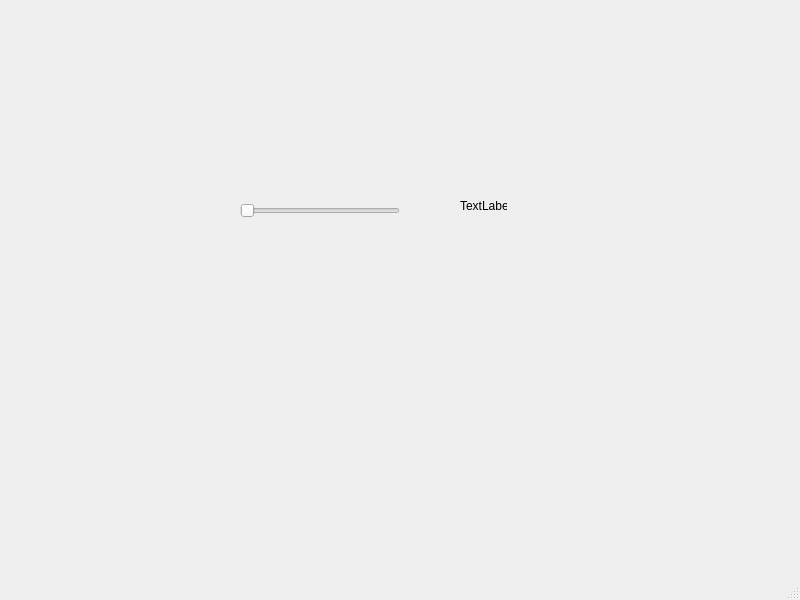
<?xml version="1.0" encoding="UTF-8"?>
<ui version="4.0">
 <class>MainWindow</class>
 <widget class="QMainWindow" name="MainWindow">
  <property name="geometry">
   <rect>
    <x>0</x>
    <y>0</y>
    <width>800</width>
    <height>600</height>
   </rect>
  </property>
  <property name="windowTitle">
   <string>MainWindow</string>
  </property>
  <widget class="QWidget" name="centralwidget">
   <widget class="QSlider" name="horizontalSlider">
    <property name="geometry">
     <rect>
      <x>240</x>
      <y>200</y>
      <width>160</width>
      <height>22</height>
     </rect>
    </property>
    <property name="orientation">
     <enum>Qt::Horizontal</enum>
    </property>
   </widget>
   <widget class="QLabel" name="label">
    <property name="geometry">
     <rect>
      <x>460</x>
      <y>200</y>
      <width>47</width>
      <height>12</height>
     </rect>
    </property>
    <property name="text">
     <string>TextLabel</string>
    </property>
   </widget>
  </widget>
  <widget class="QMenuBar" name="menubar">
   <property name="geometry">
    <rect>
     <x>0</x>
     <y>0</y>
     <width>800</width>
     <height>21</height>
    </rect>
   </property>
  </widget>
  <widget class="QStatusBar" name="statusbar"/>
 </widget>
 <resources/>
 <connections/>
</ui>
